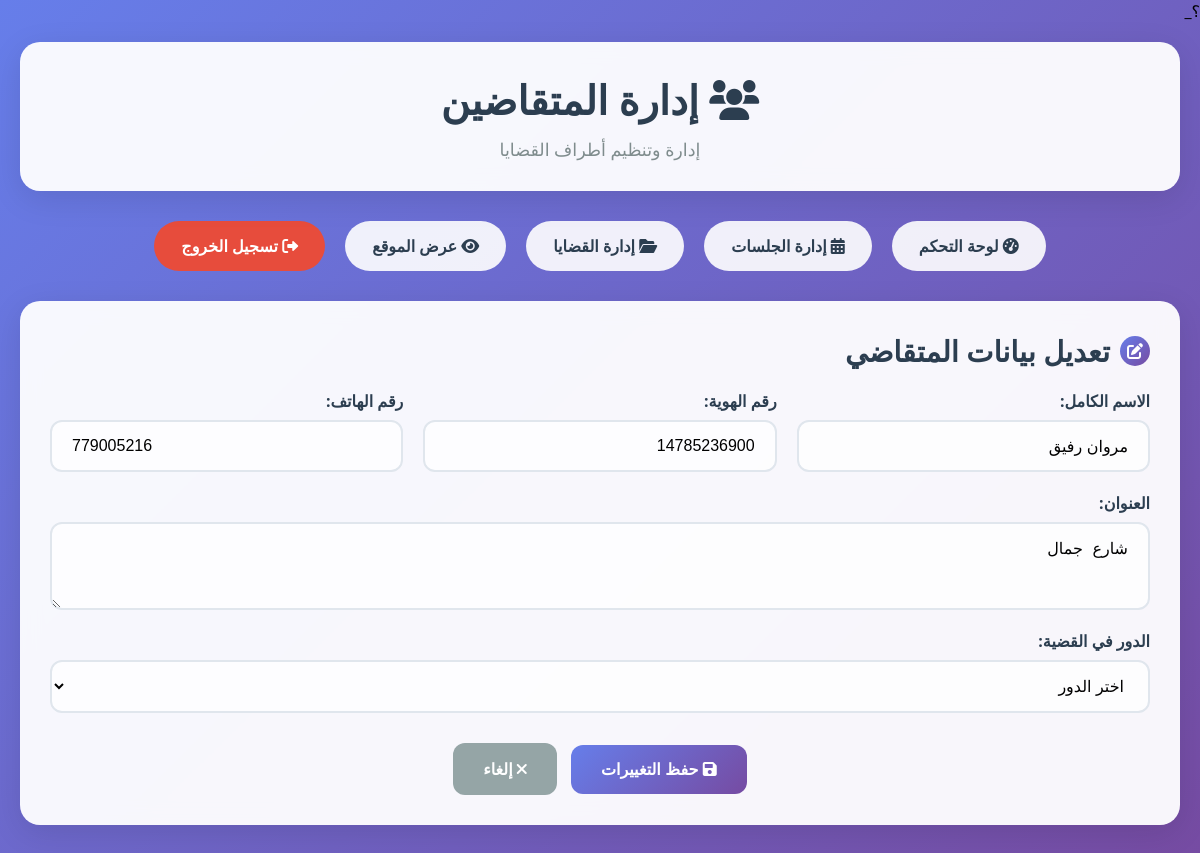
The app's page /admin/manage_litigants.php?action=edit&id=27&case_number=8005/2025&case_id=88 (signed in) with its own data.
### tables this page shows
CREATE TABLE IF NOT EXISTS `litigants` (
  `litigant_id` int(11) NOT NULL AUTO_INCREMENT,
  `full_name` varchar(255) NOT NULL,
  `id_number` varchar(50) DEFAULT NULL,
  `address` varchar(255) DEFAULT NULL,
  `phone_number` varchar(20) DEFAULT NULL,
  `created_at` timestamp NULL DEFAULT CURRENT_TIMESTAMP,
  `updated_at` timestamp NULL DEFAULT CURRENT_TIMESTAMP ON UPDATE CURRENT_TIMESTAMP,
  `case_id` int(10) NOT NULL,
  PRIMARY KEY (`litigant_id`),
  UNIQUE KEY `id_number` (`id_number`)
);

### admin/manage_litigants.php (the view, shortened to what this page needs)
؟_<?php
$action = isset($_GET["action"]) ? $_GET["action"] : "list";
$litigant_id = isset($_GET["id"]) ? $_GET["id"] : null;
try {
    $conn = getDBConnection();
    $current_litigant = null;
    if ($action === 'edit' && $litigant_id) {
        $litigant_query = "SELECT * FROM litigants WHERE litigant_id = :litigant_id";
        $litigant_stmt = $conn->prepare($litigant_query);
        $litigant_stmt->bindParam(':litigant_id', $litigant_id);
        $litigant_stmt->execute();
        $current_litigant = $litigant_stmt->fetch();
    }
} catch (PDOException $e) {
    $error_message = 'حدث خطأ في النظام: ' . $e->getMessage();
}
?>
<!DOCTYPE html>
<html lang="ar" dir="rtl">
<head>
    <link rel="stylesheet" href="../assets/css/style.css">
    <link rel="stylesheet" href="https://cdnjs.cloudflare.com/ajax/libs/font-awesome/6.0.0/css/all.min.css">
</head>
<body>
    <div class="container">
        <header class="header fade-in">
            <h1><i class="fas fa-users"></i> إدارة المتقاضين</h1>
            <p>إدارة وتنظيم أطراف القضايا</p>
        </header>
        <nav class="nav fade-in">
            <a href="dashboard.php" class="nav-link">
                <i class="fas fa-tachometer-alt"></i> لوحة التحكم
            </a>
            <a href="manage_sessions.php" class="nav-link">
                <i class="fas fa-calendar-alt"></i> إدارة الجلسات
            </a>
            <a href="manage_cases.php" class="nav-link">
                <i class="fas fa-folder-open"></i> إدارة القضايا
            </a>
            <a href="../index.php" class="nav-link">
                <i class="fas fa-eye"></i> عرض الموقع
            </a>
            <a href="logout.php" class="nav-link" style="background: #e74c3c; color: white;">
                <i class="fas fa-sign-out-alt"></i> تسجيل الخروج
            </a>
        </nav>
        <?php if ($action === 'add' || $action === 'edit'): ?>
        <div class="card fade-in">
            <h2>
                <span class="card-icon">
                    <i class="fas fa-<?php echo $action === 'add' ? 'plus' : 'edit'; ?>"></i>
                </span>
                <?php echo $action === 'add' ? 'إضافة متقاضي جديد' : 'تعديل بيانات المتقاضي'; ?>
            </h2>
            <form method="POST" class="litigant-form">
                <div style="display: grid; grid-template-columns: repeat(auto-fit, minmax(300px, 1fr)); gap: 20px;">
                    <div class="form-group">
                        <label for="full_name">الاسم الكامل:</label>
                        <input type="text"
                               id="full_name"
                               name="full_name"
                               class="form-control"
                               placeholder="مثال: محمود رفيق"
                               value="<?php echo $current_litigant ? htmlspecialchars($current_litigant['full_name']) : ''; ?>"
                               required>
                    </div>
                    <div class="form-group">
                        <label for="id_number">رقم الهوية:</label>
                        <input type="text"
                               id="id_number"
                               name="id_number"
                               class="form-control"
                               placeholder="مثال: 1234567890"
                               pattern="[0-9]{11}"
                               title="يرجى إدخال رقم هوية صحيح (11 أرقام)"
                               value="<?php echo $current_litigant ? htmlspecialchars($current_litigant['id_number']) : ''; ?>"
                               required>
                    </div>
                    <div class="form-group">
                        <label for="phone_number">رقم الهاتف:</label>
                        <input type="tel"
                               id="phone_number"
                               name="phone_number"
                               class="form-control"
                               placeholder="مثال: 0501234567"
                               pattern="7[0-9]{8}"
                               title="يرجى إدخال رقم هاتف صحيح (7xxxxxxxx)"
                               value="<?php echo $current_litigant ? htmlspecialchars($current_litigant['phone_number']) : ''; ?>">
                    </div>
                </div>
                <div class="form-group">
                    <label for="address">العنوان:</label>
                    <textarea id="address"
                              name="address"
                              class="form-control"
                              rows="3"
                              placeholder="أدخل العنوان الكامل..."><?php echo $current_litigant ? htmlspecialchars($current_litigant['address']) : ''; ?></textarea>
                </div>
                  <div class="form-group" style="margin: 0;">
                    <label for="role">الدور في القضية:</label>
                    <select id="role" name="role" class="form-control" required>
                        <option value="">اختر الدور</option>
                    </select>
                </div>
                <div style="text-align: center; margin-top: 30px;">
                    <button type="submit" class="btn btn-primary">
                        <i class="fas fa-save"></i>
                        <?php echo $action === 'add' ? 'إضافة المتقاضي' : 'حفظ التغييرات'; ?>
                    </button>
                    <a href="manage_litigants.php" class="btn btn-secondary" style="margin-right: 10px;">
                        <i class="fas fa-times"></i> إلغاء
                    </a>
                </div>
            </form>
        </div>
        <?php endif; ?>
    </div>
</body>
</html>

### assets/css/style.css (style rules this page uses)
* { margin: 0; padding: 0; box-sizing: border-box; }
body { font-family: 'Segoe UI', Tahoma, Geneva, Verdana, sans-serif; background: linear-gradient(135deg, #667eea 0%, #764ba2 100%); min-height: 100vh; direction: rtl; text-align: right; }
.container { max-width: 1200px; margin: 0 auto; padding: 20px; }
.header { background: rgba(255, 255, 255, 0.95); backdrop-filter: blur(10px); box-shadow: 0 8px 32px rgba(0, 0, 0, 0.1); border-radius: 20px; margin-bottom: 30px; padding: 30px; text-align: center; }
.header h1 { color: #2c3e50; font-size: 2.5rem; margin-bottom: 10px; font-weight: 700; }
.header p { color: #7f8c8d; font-size: 1.1rem; }
.card { background: rgba(255, 255, 255, 0.95); backdrop-filter: blur(10px); border-radius: 20px; padding: 30px; margin-bottom: 30px; box-shadow: 0 8px 32px rgba(0, 0, 0, 0.1); transition: transform 0.3s ease, box-shadow 0.3s ease; }
.card h2 { color: #2c3e50; font-size: 1.8rem; margin-bottom: 20px; display: flex; align-items: center; gap: 10px; }
.card-icon { width: 30px; height: 30px; background: linear-gradient(135deg, #667eea 0%, #764ba2 100%); border-radius: 50%; display: flex; align-items: center; justify-content: center; color: white; font-size: 16px; }
.form-group { margin-bottom: 20px; }
.form-group label { display: block; margin-bottom: 8px; color: #2c3e50; font-weight: 600; }
.form-control { width: 100%; padding: 15px 20px; border: 2px solid #e0e6ed; border-radius: 12px; font-size: 16px; transition: all 0.3s ease; background: rgba(255, 255, 255, 0.8); }
.btn { display: inline-block; padding: 15px 30px; border: none; border-radius: 12px; font-size: 16px; font-weight: 600; text-decoration: none; cursor: pointer; transition: all 0.3s ease; text-align: center; }
.btn-primary { background: linear-gradient(135deg, #667eea 0%, #764ba2 100%); color: white; }
.btn-secondary { background: #95a5a6; color: white; }
.nav { display: flex; gap: 20px; justify-content: center; margin-bottom: 30px; flex-wrap: wrap; }
.nav-link { padding: 12px 25px; background: rgba(255, 255, 255, 0.9); color: #2c3e50; text-decoration: none; border-radius: 25px; font-weight: 600; transition: all 0.3s ease; border: 2px solid transparent; }
.fade-in { animation: fadeIn 0.5s ease-in; }

### records on screen
litigants: full_name "مروان رفيق", id_number "14785236900", phone_number "779005216", address "شارع جمال"
